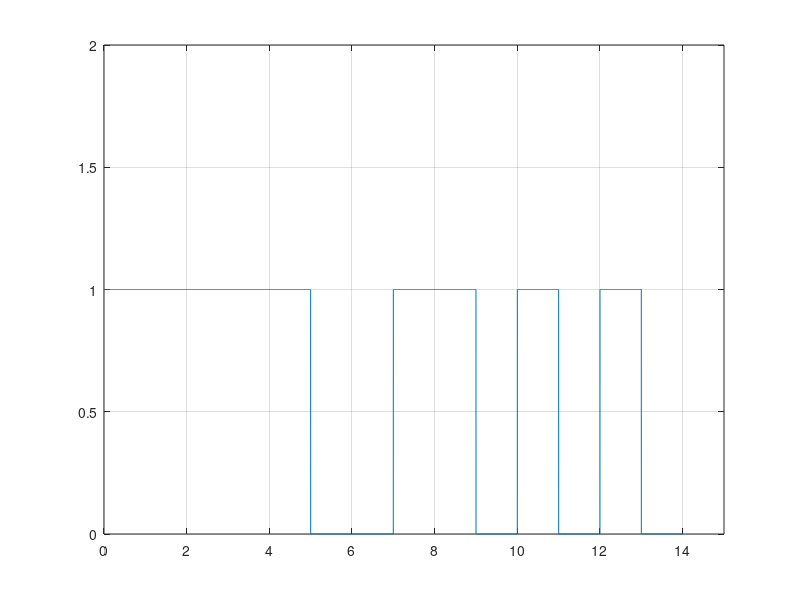

Reproduce this figure in MATLAB.
close all
I=[1 1 1 1 1 0 0 1 1 0 1 0 1 0]; %Сам код 
% 13 элементов [1 1 1 1 1 0 0 1 1 0 1 0 1 0] 'ноль в конце для красоты отображения'
% 11 элементов [1 1 1 0 0 0 1 0 0 1 0]
% 7 элементов [1 1 1 0 0 1 0]
% 5 элементов [1 1 1 0 1]
% 4 элемента [1 0 1 1] или [1 0 0 0]
% 3 элемента [1 1 0]
% 2 элемента [1 0] или [1 1]
Fs = 1e3;   % частота дискретизации ,Гц
T=1;        % длительность элемента,c

N = T*Fs;  %дискретизация элемента (указание на то сколько отсчетов будет в одном элементе)          
one = ones(1,N);    % массив едениц 
zero = zeros(1,N);  % массив нулей 

result = []; %пустой массив 
for i=1:length(I) %цикл заполнения 
    if (I(i)==0) %если удовлетворяет условию:
        t_d = zero; %N(кол-во соответсвует Fs*T) нулей на элемент 
    else 
        t_d = one;%N едениц на элемент 
    end
    result = [result t_d]; %запись в массив результата 
    %запись проихсодит так : в уже имеющийся массив добавляется новый
    %элемент с длиной N
end

x = 0 : 1/Fs : T*length(I) - 1/Fs; %градуировка  
plot (x,result);
ylim ([0 2]);%установил для того чтобы график красиво смотрелся на оси 
xlim ([0 (length(I)+1)]);
grid on
